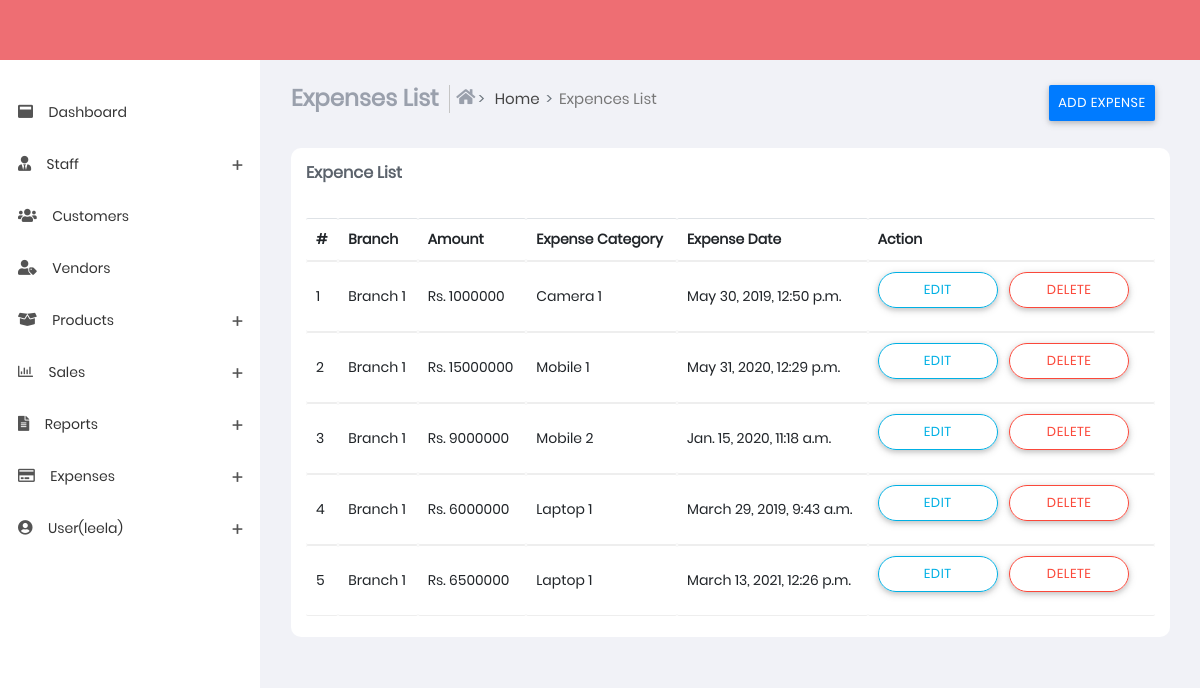
Page /expences.html (signed in) on the committed database.
### sub_part/models.py (models this page shows, shortened)
class expenseslists(models.Model):
    branch = models.CharField(max_length=100)
    amount = models.IntegerField()
    expense_category = models.CharField(max_length=100)
    expense_date = models.DateTimeField()

### sub_part/views.py (the view, shortened to what this page needs)
# urls.py: path('expences.html',views.expences,name="expences"),
@login_required(login_url='login')
def expences(request):
    expenseslistarray=expenseslists.objects.all()
    return render(request,'expences.html',{'expenseslistarray': expenseslistarray,'u':request.user})

### templates/expences.html (shortened to what this page needs)
{% extends 'base.html' %}
{% load static %}
{% block content %}
<section class="content">
    <div class="container-fluid">
        <div class="block-header">
            <div class="row">
                <div class="col-xs-12 col-sm-12 col-md-10 col-lg-10">
                    <ul class="breadcrumb breadcrumb-item ">
                        <li class="breadcrumb-item">
                            <h4 class="page-title">Expenses List</h4>
                        </li>
                        <li class="breadcrumb-item bcrumb-1">
                            <a href="index">
                                <i class="fas fa-home"></i> Home</a>
                        </li>
                        <li class="breadcrumb-item active">Expences List</li>
                    </ul>
                </div>
                <div class="col-xs-12 col-sm-12 col-md-2 col-lg-2">
                    <ul class="breadcrumb breadcrumb-item ">
                        <li>
                            <button type="button" class="btn btn-primary" data-toggle="modal"
                                data-target=".bd-example-modal-lg">
                                Add Expense</button>
                        </li>
                    </ul>
                </div>
            </div>
        </div>
        <div class="row clearfix">
            <div class="col-lg-12 col-md-12 col-sm-12 col-xs-12">
                <div class="card">
                    <div class="header">
                        <h2>
                            <strong>Expence List</strong>
                        </h2>
                    </div>
                    <div class="body">
                        <div class="table-responsive">
                            <table class="table   table-hover js-basic-example dataTable">
                                <thead>
                                    <tr>
                                        <th>#</th>
                                        <th>Branch</th>
                                        <th>Amount</th>
                                        <th>Expense Category</th>
                                        <th>Expense Date</th>
                                        <th>Action</th>
                                    </tr>
                                </thead>
                                <tbody>
                                    {% for expenseslist in expenseslistarray%}
                                    <tr>
                                        <td>{{ forloop.counter }}</td>
                                        <td>{{expenseslist.branch}}</td>
                                        <td>Rs. {{expenseslist.amount}}</td>
                                        <td>{{expenseslist.expense_category}}</td>
                                        <td>{{expenseslist.expense_date}}</td>
                                        <td>
                                            <div class="button-demo">
                                                <a href="/expences_edit/{{ expenseslist.id }}">
                                                    <button type="button"
                                                        class="btn btn-outline-info btn-border-radius">Edit</button>
                                                </a>
                                                <a href="/delete_expences/{{ expenseslist.id }}">
                                                    <button type="button"
                                                        class="btn btn-outline-danger btn-border-radius">
                                                        Delete
                                                    </button>
                                                </a>
                                            </div>
                                        </td>
                                    </tr>
                                    {% endfor %}
                                </tbody>
                            </table>
                        </div>
                    </div>
                </div>
            </div>
        </div>
    </div>
</section>
{% endblock %}

### templates/base.html (shortened to what this page needs)
{% load static %}
<!DOCTYPE html>
<html lang="en">
<head>
    <link href="{% static 'css/app.min.css'%}" rel="stylesheet">
    <link href="{% static 'css/style.css'%}" rel="stylesheet" />
    <link href="{% static 'css/styles/all-themes.css'%}" rel="stylesheet" />
</head>
<body class="light fixed">
    <nav class="navbar">
    </nav>
    <div>
        <aside id="leftsidebar" class="sidebar">
            <div class="menu">
                <ul class="list">
                    <li>
                        <a href="index">
                                <i class="fas fa-window-maximize"></i>
                                <span >Dashboard</span>
                        </a>
                    </li>
                    <li>
                        <a href="#" onClick="return false;" class="menu-toggle">
                            <i class="fas fa-user-tie"></i>
                            <span>Staff</span>
                        </a>
                    </li>
                    <li>
                        <a href="customer.html">
                            <i class="fas fa-users"></i>
                            <span>Customers</span>
                        </a>
                    </li>
                    <li>
                        <a href="vendors.html">
                            <i class="fas fa-user-tag"></i>
                            <span>Vendors</span>
                        </a>
                    </li>
                    <li>
                        <a href="#" onClick="return false;" class="menu-toggle">
                            <i class="fas fa-box-open"></i>
                            <span>Products</span>
                        </a>
                    </li>
                    <li>
                        <a href="#" onClick="return false;" class="menu-toggle">
                            <i class="far fa-chart-bar"></i>
                            <span>Sales</span>
                        </a>
                    </li>
                    <li>
                        <a href="#" onClick="return false;" class="menu-toggle">
                            <i class="fas fa-file-alt"></i>
                            <span>Reports</span>
                        </a>
                    </li>
                    <li>
                        <a href="#" onClick="return false;" class="menu-toggle">
                            <i class="far fa-credit-card"></i>
                            <span>Expenses</span>
                        </a>
                    </li>
                    <li>
                        <a href="#" onClick="return false;" class="menu-toggle">
                            <i class="fas fa-user-circle"></i>
                            <span>User({{u.username}})</span>
                        </a>
                    </li>
                </ul>
            </div>
        </aside>
    </div>
    {% block content %}
    {% endblock %}
</body>
</html>

### rows in the picture
expenseslists: branch "Branch 1", amount "1000000", expense_category "Camera 1", expense_date "May 30, 2019, 12:50 p.m."
expenseslists: branch "Branch 1", amount "15000000", expense_category "Mobile 1", expense_date "May 31, 2020, 12:29 p.m."
expenseslists: branch "Branch 1", amount "9000000", expense_category "Mobile 2", expense_date "Jan. 15, 2020, 11:18 a.m."
expenseslists: branch "Branch 1", amount "6000000", expense_category "Laptop 1", expense_date "March 29, 2019, 9:43 a.m."
expenseslists: branch "Branch 1", amount "6500000", expense_category "Laptop 1", expense_date "March 13, 2021, 12:26 p.m."

### other values in the picture
{{ u.username }} "leela"
